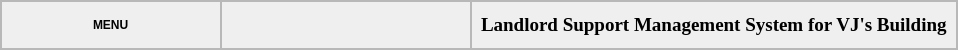
     <widget class="QFrame" name="header">
      <property name="sizePolicy">
       <sizepolicy hsizetype="Expanding" vsizetype="Preferred">
        <horstretch>0</horstretch>
        <verstretch>0</verstretch>
       </sizepolicy>
      </property>
      <property name="minimumSize">
       <size>
        <width>200</width>
        <height>50</height>
       </size>
      </property>
      <property name="maximumSize">
       <size>
        <width>1000</width>
        <height>50</height>
       </size>
      </property>
      <property name="frameShape">
       <enum>QFrame::StyledPanel</enum>
      </property>
      <property name="frameShadow">
       <enum>QFrame::Raised</enum>
      </property>
      <layout class="QHBoxLayout" name="horizontalLayout_2">
       <property name="spacing">
        <number>0</number>
       </property>
       <property name="leftMargin">
        <number>0</number>
       </property>
       <property name="topMargin">
        <number>0</number>
       </property>
       <property name="rightMargin">
        <number>0</number>
       </property>
       <property name="bottomMargin">
        <number>0</number>
       </property>
       <item>
        <widget class="QFrame" name="frame">
         <property name="minimumSize">
          <size>
           <width>220</width>
           <height>0</height>
          </size>
         </property>
         <property name="maximumSize">
          <size>
           <width>220</width>
           <height>16777215</height>
          </size>
         </property>
         <property name="frameShape">
          <enum>QFrame::StyledPanel</enum>
         </property>
         <property name="frameShadow">
          <enum>QFrame::Raised</enum>
         </property>
         <layout class="QHBoxLayout" name="horizontalLayout_4">
          <item alignment="Qt::AlignHCenter">
           <widget class="QLabel" name="label">
            <property name="font">
             <font>
              <bold>true</bold>
             </font>
            </property>
            <property name="text">
             <string>MENU</string>
            </property>
           </widget>
          </item>
         </layout>
        </widget>
       </item>
       <item>
        <widget class="QFrame" name="frame_5">
         <property name="minimumSize">
          <size>
           <width>250</width>
           <height>0</height>
          </size>
         </property>
         <property name="maximumSize">
          <size>
           <width>200</width>
           <height>16777215</height>
          </size>
         </property>
         <property name="frameShape">
          <enum>QFrame::StyledPanel</enum>
         </property>
         <property name="frameShadow">
          <enum>QFrame::Raised</enum>
         </property>
        </widget>
       </item>
       <item>
        <widget class="QFrame" name="frame_3">
         <property name="frameShape">
          <enum>QFrame::StyledPanel</enum>
         </property>
         <property name="frameShadow">
          <enum>QFrame::Raised</enum>
         </property>
         <layout class="QHBoxLayout" name="horizontalLayout_3">
          <item>
           <widget class="QLabel" name="label_2">
            <property name="minimumSize">
             <size>
              <width>0</width>
              <height>20</height>
             </size>
            </property>
            <property name="font">
             <font>
              <family>Times New Roman</family>
              <pointsize>14</pointsize>
              <bold>true</bold>
             </font>
            </property>
            <property name="text">
             <string>Landlord Support Management System for VJ's Building</string>
            </property>
           </widget>
          </item>
         </layout>
        </widget>
       </item>
      </layout>
     </widget>
